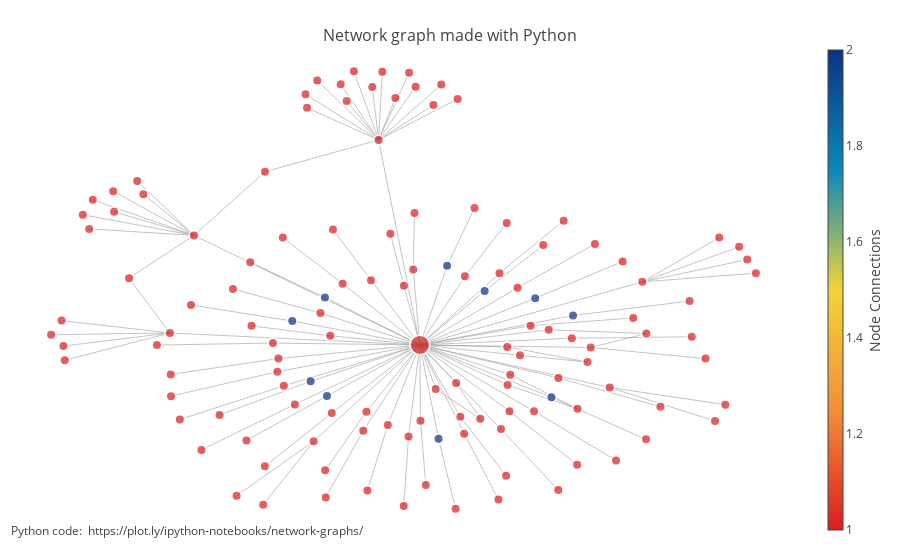

The notebook cell saved with this chart:
### Code cell
from plotly.offline import download_plotlyjs, init_notebook_mode, plot, iplot
from plotly.graph_objs import Scatter, Figure, Layout, Line, Marker, Data, XAxis, YAxis

init_notebook_mode(connected=True)

#G=nx.random_geometric_graph(200,0.125)
pos=nx.spring_layout(G)

dmin=1
ncenter=0
for n in pos:
    x,y=pos[n]
    d=(x-0.5)**2+(y-0.5)**2
    if d<dmin:
        ncenter=n
        dmin=d

p=nx.single_source_shortest_path_length(G,ncenter)

edge_trace = Scatter(
    x=[],
    y=[],
    line=Line(width=0.5,color='#888'),
    hoverinfo='none',
    text=[],
    mode='lines')

for edge in G.edges():
    x0, y0 = pos[edge[0]]
    x1, y1 = pos[edge[1]]
    edge_trace['x'] += [x0, x1, None]
    edge_trace['y'] += [y0, y1, None]

node_trace = Scatter(
    x=[],
    y=[],
    text=[],
    mode='markers',
    hoverinfo='text',
    marker=Marker(
        showscale=True,
        # colorscale options
        # 'Greys' | 'Greens' | 'Bluered' | 'Hot' | 'Picnic' | 'Portland' |
        # Jet' | 'RdBu' | 'Blackbody' | 'Earth' | 'Electric' | 'YIOrRd' | 'YIGnBu'
        colorscale='Portland',
        reversescale=True,
        color=[],
        size=[],
        colorbar=dict(
            thickness=15,
            title='Node Connections',
            xanchor='left',
            titleside='right'
        ),
        line=dict(width=2)))

for node in G.nodes():
    x, y = pos[node]
    node_trace['x'].append(x)
    node_trace['y'].append(y)
    
#for node, adjacencies in enumerate(G.edges):
    #node_trace['marker']['color'].append(len(adjacencies))
    #node_info = G.nodes[node]
    #node_trace['text'].append(node_info)
    
for node in G.nodes:
    node_trace['text'].append(node)
    if node == cur_dict['asin'][:-5]: node_trace['marker']['size'].append(20)
    else: node_trace['marker']['size'].append(10)
    if node in cur_dict: node_trace['marker']['color'].append(2)
    else: node_trace['marker']['color'].append(1)
    #if node in list_of_verbs: node_trace['marker']['color'].append(3)

for edge in G.edges:
    edge_trace['text'].append('label')

   
fig = Figure(data=Data([edge_trace, node_trace]),
             layout=Layout(
                title='<br>Network graph made with Python',
                titlefont=dict(size=16),
                showlegend=False,
                hovermode='closest',
                margin=dict(b=20,l=5,r=5,t=40),
                annotations=[ dict(
                    text="Python code: <a href='https://plot.ly/ipython-notebooks/network-graphs/'> https://plot.ly/ipython-notebooks/network-graphs/</a>",
                    showarrow=False,
                    xref="paper", yref="paper",
                    x=0.005, y=-0.002 ) ],
                xaxis=XAxis(showgrid=False, zeroline=False, showticklabels=False),
                yaxis=YAxis(showgrid=False, zeroline=False, showticklabels=False)))

iplot(fig, filename='networkx')

### Figure 1 — Plotly figure (JSON) as saved in the notebook; plotly's stock layout.template omitted (floating-point values rounded to 4 significant figures; data arrays with more than 128 entries replaced by an {"elided": "..."} marker saying what was removed)
{"data": [{"hoverinfo": "none", "line": {"color": "#888", "width": 0.5}, "mode": "lines", "text": {"elided": "136 str values"}, "type": "scatter", "x": {"elided": "408 float values"}, "y": {"elided": "408 float values"}}, {"hoverinfo": "text", "marker": {"color": {"elided": "131 int values"}, "colorbar": {"thickness": 15, "title": "Node Connections", "titleside": "right", "xanchor": "left"}, "colorscale": "Portland", "line": {"width": 2}, "reversescale": true, "showscale": true, "size": {"elided": "131 int values"}}, "mode": "markers", "text": {"elided": "131 str values"}, "type": "scatter", "x": {"elided": "131 float values"}, "y": {"elided": "131 float values"}}], "layout": {"annotations": [{"showarrow": false, "text": "Python code: <a href='https://plot.ly/ipython-notebooks/network-graphs/'> https://plot.ly/ipython-notebooks/network-graphs/</a>", "x": 0.005, "xref": "paper", "y": -0.002, "yref": "paper"}], "hovermode": "closest", "margin": {"b": 20, "l": 5, "r": 5, "t": 40}, "showlegend": false, "title": "<br>Network graph made with Python", "titlefont": {"size": 16}, "xaxis": {"showgrid": false, "showticklabels": false, "zeroline": false}, "yaxis": {"showgrid": false, "showticklabels": false, "zeroline": false}}}
